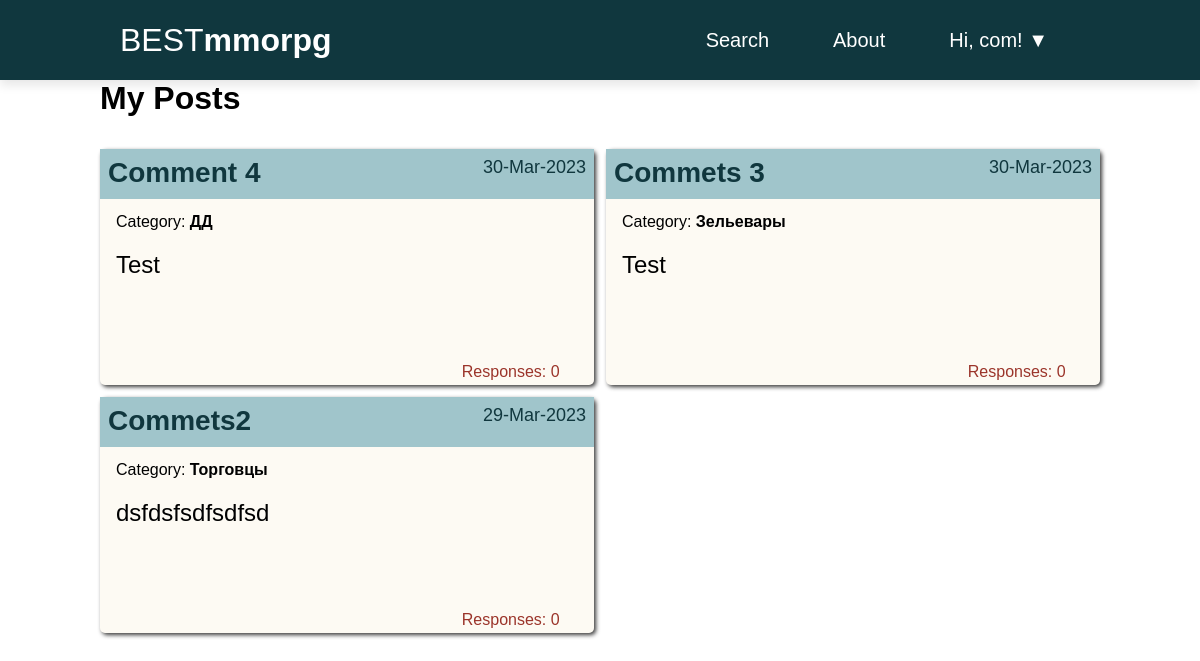
Before: /user_posts/ (signed in) with the older database file.
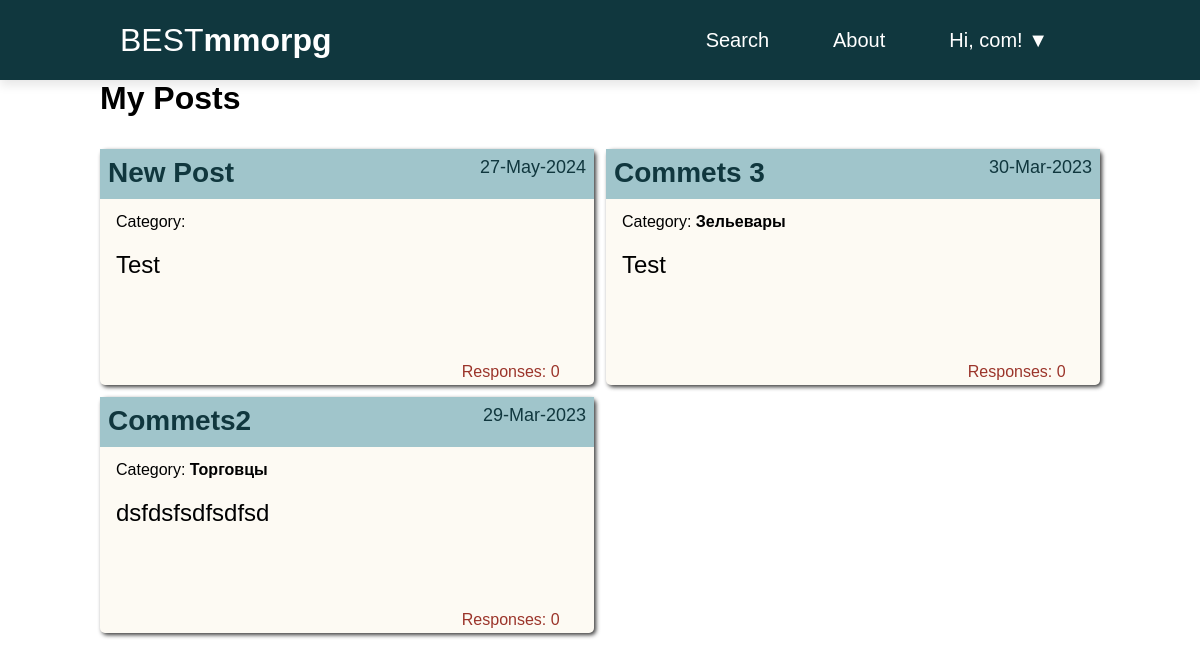
After: the same page with the newer database file.
### posts/models.py (models this page shows, shortened)
class Post(models.Model):
    author = models.ForeignKey(CustomUser, on_delete=models.CASCADE)
    title = models.CharField(max_length=255)
    body = models.TextField()
    post_time = models.DateTimeField(auto_now_add=True)
    category = models.ManyToManyField(Category)
    def get_absolute_url(self):
        return reverse('post_detail', args=[str(self.id)])

class Category(models.Model):
    name = models.CharField(max_length=255, unique=True)
    def __str__(self):
        return self.name

### posts/views.py (the view)
# urls.py: path('user_posts/', UserPostListView.as_view(), name='user_posts'),
class UserPostListView(LoginRequiredMixin, ListView):
    model = Post
    ordering = '-post_time'
    context_object_name = 'posts'
    template_name = 'posts/user_posts.html'
    paginate_by = 6
    def get_queryset(self):
        qs = super().get_queryset()
        qs = qs.filter(author=self.request.user)
        return qs

### posts/templatetags/custom_filters.py (called while the page is built)
@register.filter
def hide_forbidden(value):
    words = value.split()
    result = []
    forbidden_words = ['fuck', 'fucked', 'fucking', 'nigger', 'niggers', 'whore', 'whores', 'slut', 'sluts',
                       'bitch', 'freak', 'douchebag', 'faggot', 'homo', 'prick', 'dick', 'cunt', 'pussy']
    for word in words:
        if word in forbidden_words:
            result.append(word[0] + "*"*(len(word)-2) + word[-1])
        else:
            result.append(word)
    return " ".join(result)

### templates/posts/user_posts.html (shortened to what this page needs)
{% extends 'base.html' %}
{% load custom_filters %}
{% load custom_tags %}
{% block content %}
    <h1>My Posts</h1>
    {% if posts %}
        <div class="posts">
            {% for post in posts %}
                <a href="{{ post.get_absolute_url }}">
                    <div class="post-entry">
                        <h2 class="post-title">{{ post.title | hide_forbidden}}</h2>
                        <div class="post-time"><p>{{ post.post_time | date:'d-M-Y'}}</p></div>
                        <p class="post-category">Category: <span>{% for category in post.category.all %} {{ category }}{% endfor %}</span></p>
                        {% with truncated_body=post.body|striptags|safe|truncatechars:50 %}
                            <div class="post-text"><p>{{ truncated_body }}</p></div>
                        {% endwith %}
                        <div class="post-footer">
                            <p>Responses: {{ post.comments.count }}</p>
                        </div>
                    </div>
                </a>
            {% endfor %}
        </div>
    {% else %}
        <div class="footer">
            <p>You don't have posts yet</p>
            <a href="{% url 'post_new'%}" class="button">Create Your First Post</a>
        </div>
    {% endif %}
{% endblock content %}

Changed rows visible on the page:
removed Post: title|hide_forbidden "Comment 4", post_time "30-Mar-2023", body "Test", comments.count "0"
no longer on this page (row unchanged): Category: name "ДД", shown under "Comment 4"
added Post: title|hide_forbidden "New Post", post_time "27-May-2024", body "Test", comments.count "0"
